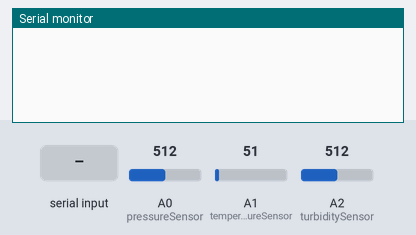
Bench run of a sketch on a simulated Arduino Uno, built with avr-gcc and run on an emulated ATmega328P. On the bench: the last lines printed to the serial monitor. Inputs (shaded band) come from the test bench; at power-on: A1 (temperatureSensor) = 51, A0 (pressureSensor) = 512, A2 (turbiditySensor) = 512.

Above: at 1.2 s.
1.3 s: "s\n" received over Serial
At 3.1 s:
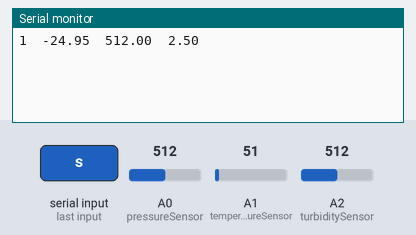
4.3 s: A1 (temperatureSensor) set to 61
At 5.1 s:
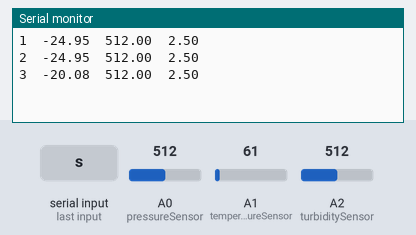
5.8 s: A0 (pressureSensor) set to 490
At 6.9 s:
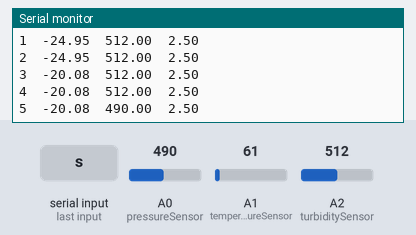
7.3 s: A2 (turbiditySensor) set to 490
At 7.7 s:
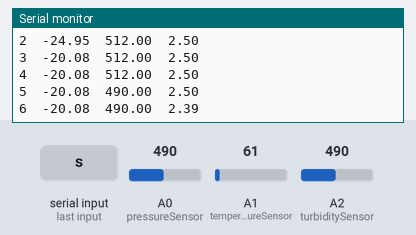
8.8 s: A1 (temperatureSensor) set to 71
At 10.1 s:
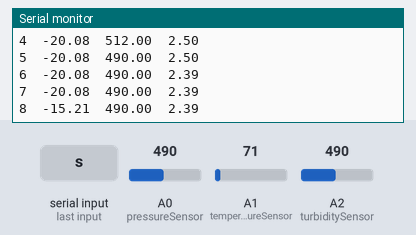
10.3 s: A0 (pressureSensor) set to 510
At 11.1 s:
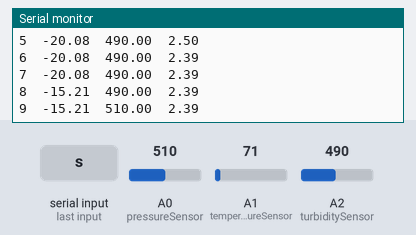
Timing chart, 0 to 12.8 s (numbered marks = the images above; inputs shaded):
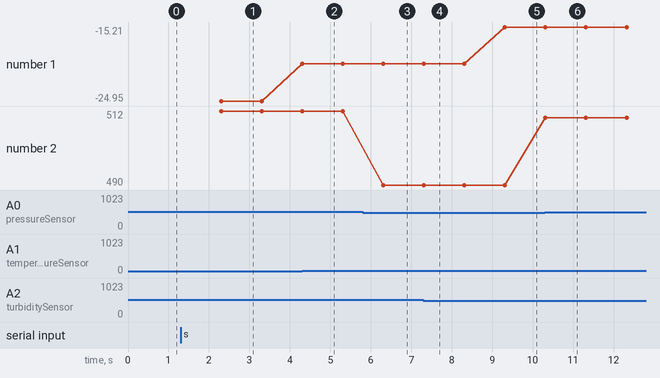

The sketch:

roughDraft.ino
```cpp
// Declare data values and analog input pins
int dtime = 0;
float temperature = 0.00;
const int temperatureSensor = A1;
float pressure = 0.00;
const int pressureSensor = A0;
float turbidity = 0.00;
const int turbiditySensor = A2;

String userInput;

void takeData(){
  //Serial.begin(9600);
  //Serial.println("Time (s)\tTemperature (°C)\tPressure\tTurbidity\n");
  while(dtime < 500){
    dtime+=1;
    Serial.print(dtime);
    Serial.print('\t');

    //TODO: Find the temperature converstion
    temperature = (0.4868 * analogRead(temperatureSensor)) - 49.772;
    //temperature = analogRead(temperatureSensor);
    Serial.print(temperature);
    Serial.print('\t');

    pressure = analogRead(pressureSensor);
    Serial.print(pressure);
    Serial.print('\t');
    turbidity = analogRead(turbiditySensor) * (5.0/1024.0);
    Serial.print(turbidity);
    Serial.print('\n');
    delay(1000);
    Serial.flush();
  }
}

void setup() {
  // put your setup code here, to run once:
  Serial.begin(9600);
}

void loop() {
  if(Serial.available()>0){
    userInput = Serial.readString();
    userInput.toLowerCase();
    if(userInput.startsWith("s")){
      takeData();
      dtime = 0;
    }else{
      Serial.println("This string doesnt work");
    }
  }
}//*/
```

Measured:
- after the input at 1.3 s, the serial monitor: prints a new line after 1.0 s (image 1)
- after the input at 4.3 s, the serial monitor: prints a new line at once (image 2)
- after the input at 5.8 s, the serial monitor: prints a new line after 0.51 s (image 3)
- after the input at 7.3 s, the serial monitor: prints a new line at once (image 4)
- after the input at 8.8 s, the serial monitor: prints a new line after 0.51 s (image 5)
- after the input at 10.3 s, the serial monitor: prints a new line at once (image 6)
- plotted number 1: -24.95 → -20.08 after the input at 4.3 s, -20.08 → -15.21 after the input at 8.8 s
- plotted number 2: 512 → 490 after the input at 5.8 s, 490 → 510 after the input at 10.3 s
